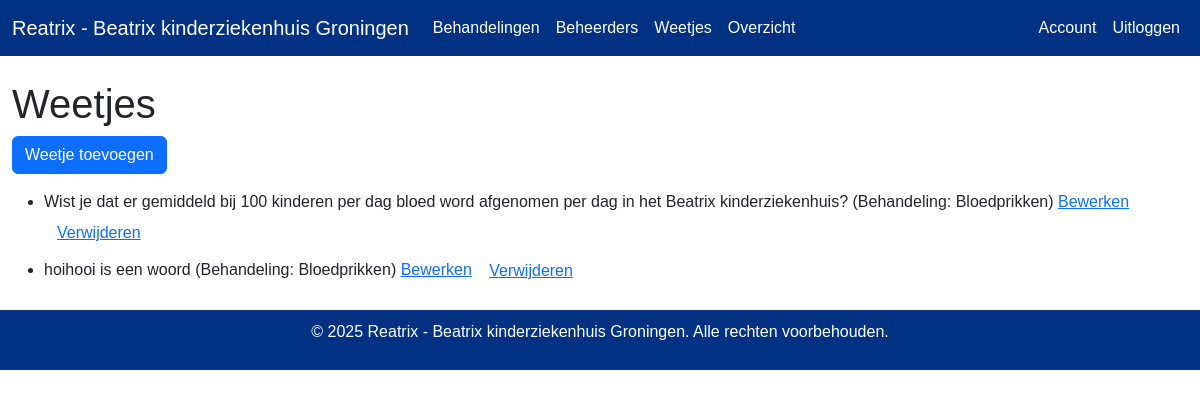
/Weetje/ (signed in), run on an earlier commit of the app's database.
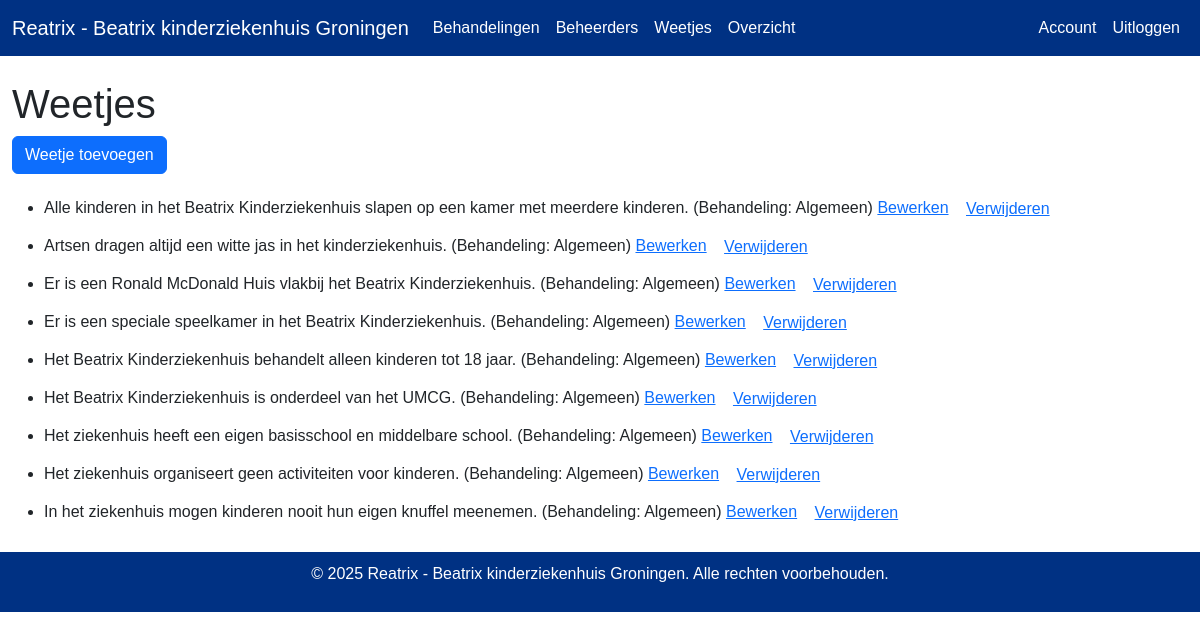
And on a later commit of the database.
### models.py (models this page shows)
class Weetje(db.Model):
    id = db.Column(db.Integer, primary_key=True)
    Weetje = db.Column(db.String(50), nullable=False)
    gender = db.Column(db.String(10), nullable=False)
    Behandeling_id = db.Column(db.Integer, db.ForeignKey('behandeling.id'), nullable=False)

class Behandeling(db.Model):
    id = db.Column(db.Integer, primary_key=True)
    behandelingnaam = db.Column(db.String(50), nullable=False)
    Categorie = db.Column(db.String(10), nullable=False)
    Beheerder_id = db.Column(db.Integer, db.ForeignKey('beheerder.id'), nullable=False)
    Weetje = db.relationship('Weetje', backref='Behandeling', lazy=True)

### routes/Weetje/routes.py (the view)
@Weetje_bp.route('/')
@login_required
def index():
    Weetjes = Weetje.query.order_by(Weetje.Weetje).all()
    return render_template('Weetje/index.html', Weetjes=Weetjes)

### models.py (called while the page is built)
@login_manager.user_loader
def load_user(user_id):
    return User.query.get(int(user_id))

    def is_admin(self):
        return self.role == Role.ADMIN

### templates/Weetje/index.html
{% extends 'base.html' %}
{% block content %}
<h1>Weetjes</h1>
<a href="{{ url_for('Weetje.add') }}" class="btn btn-primary mb-3">Weetje toevoegen</a>
<ul>
  {% for Weetje in Weetjes %}
  <li>{{ Weetje.Weetje }} (Behandeling: {{ Weetje.Behandeling.behandelingnaam }})
    <a href="{{ url_for('Weetje.edit', id=Weetje.id) }}">Bewerken</a>
    <form action="{{ url_for('Weetje.delete', id=Weetje.id) }}" method="post" style="display:inline;">
      <button type="submit" class="btn btn-link">Verwijderen</button>
    </form>
  </li>
  {% endfor %}
</ul>
{% endblock %}

What changed in the data, as far as the page shows it:
removed Weetje: Weetje "Wist je dat er gemiddeld bij 100 kinderen per dag bloed word afgenomen per dag in het Beatrix kinderziekenhuis?", Behandeling.behandelingnaam "Bloedprikken"
removed Weetje: Weetje "hoihooi is een woord", Behandeling.behandelingnaam "Bloedprikken"
added Weetje: Weetje "Alle kinderen in het Beatrix Kinderziekenhuis slapen op een kamer met meerdere kinderen.", Behandeling.behandelingnaam "Algemeen"
added Weetje: Weetje "Artsen dragen altijd een witte jas in het kinderziekenhuis.", Behandeling.behandelingnaam "Algemeen"
added Weetje: Weetje "Er is een Ronald McDonald Huis vlakbij het Beatrix Kinderziekenhuis.", Behandeling.behandelingnaam "Algemeen"
added Weetje: Weetje "Er is een speciale speelkamer in het Beatrix Kinderziekenhuis.", Behandeling.behandelingnaam "Algemeen"
added Weetje: Weetje "Het Beatrix Kinderziekenhuis behandelt alleen kinderen tot 18 jaar.", Behandeling.behandelingnaam "Algemeen"
added Weetje: Weetje "Het Beatrix Kinderziekenhuis is onderdeel van het UMCG.", Behandeling.behandelingnaam "Algemeen"
added Weetje: Weetje "Het ziekenhuis heeft een eigen basisschool en middelbare school.", Behandeling.behandelingnaam "Algemeen"
added Weetje: Weetje "Het ziekenhuis organiseert geen activiteiten voor kinderen.", Behandeling.behandelingnaam "Algemeen"
added Weetje: Weetje "In het ziekenhuis mogen kinderen nooit hun eigen knuffel meenemen.", Behandeling.behandelingnaam "Algemeen"
